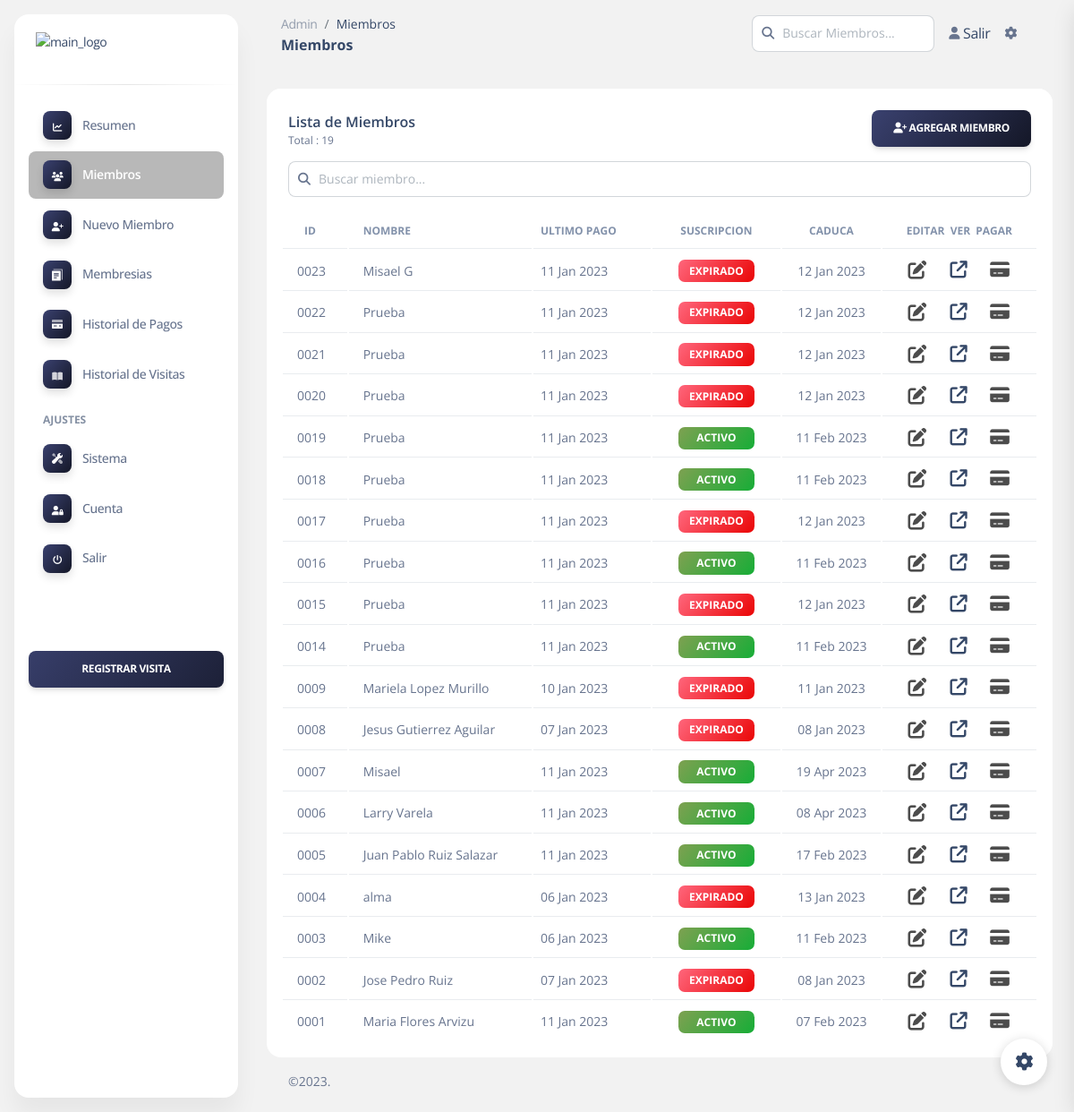
/dashboard/admin/members.php (signed in), run on an earlier commit of the app's database.
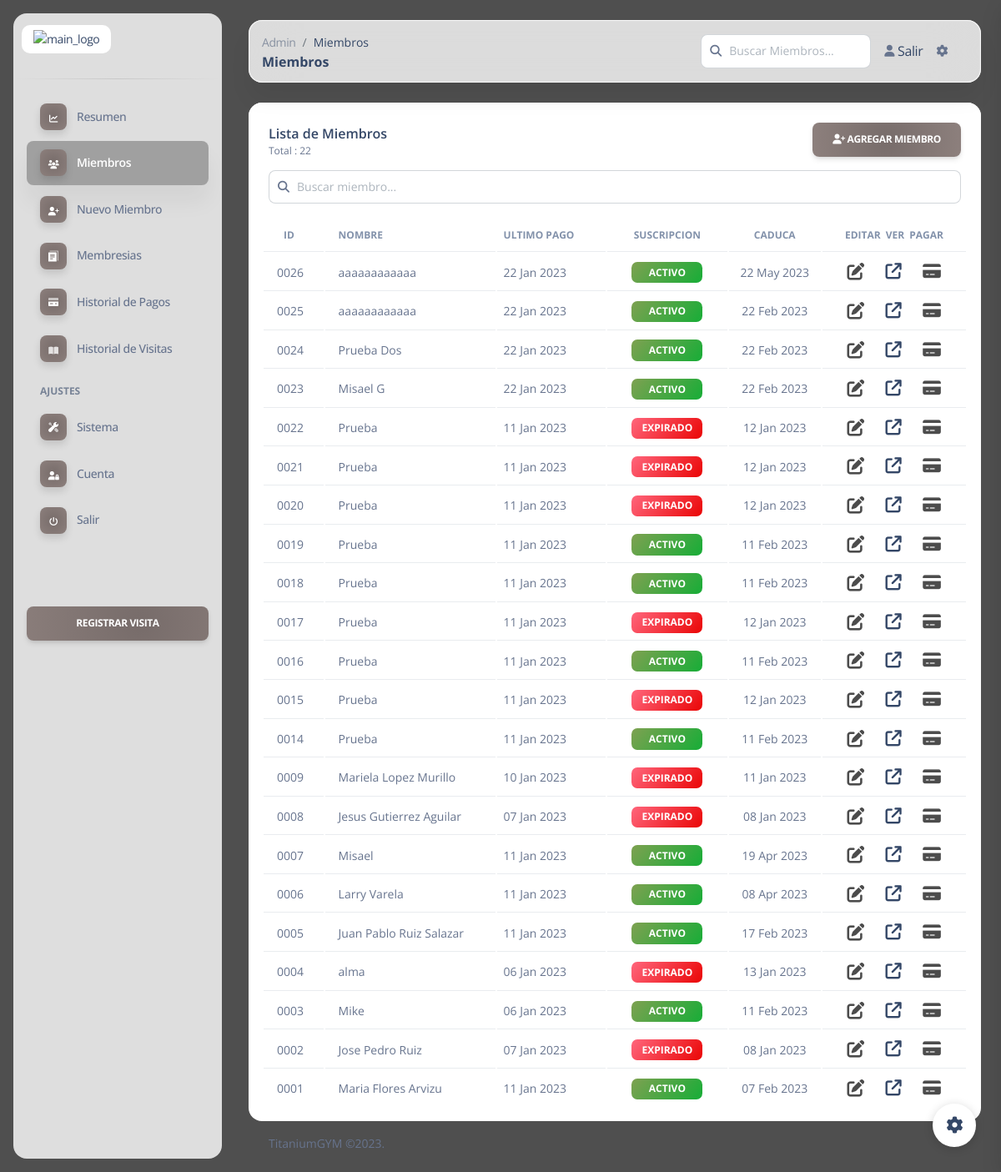
And on a later commit of the database.
### tables this page shows
CREATE TABLE `users` (
  `userid` int(4) UNSIGNED ZEROFILL NOT NULL,
  `username` varchar(40) NOT NULL,
  `gender` varchar(8) NOT NULL,
  `phone` varchar(15) NOT NULL,
  `dob` varchar(10) NOT NULL,
  `joining_date` varchar(10) NOT NULL
);

CREATE TABLE `enrolls_to` (
  `et_id` int(5) NOT NULL,
  `pid` varchar(8) NOT NULL,
  `paid_date` varchar(15) DEFAULT NULL,
  `expire` varchar(15) DEFAULT NULL,
  `startDate` varchar(15) NOT NULL,
  `uid` int(4) UNSIGNED ZEROFILL DEFAULT NULL,
  `amount` int(10) NOT NULL
);

### dashboard/admin/members.php (the view, shortened to what the changed rows need)
<?php
require '../../include/db_conn.php';
$backgroundColor =  $_SESSION['backgroundColor'];
?>
<!DOCTYPE html>
<html lang="es">
<head>
  <link rel="stylesheet" href="../assets/css/all-min.css"  />
  <link href="../assets/css/nucleo-icons.css" rel="stylesheet" />
  <link href="../assets/css/nucleo-svg.css" rel="stylesheet" />
  <link href="../assets/css/nucleo-svg.css" rel="stylesheet" />
  <link id="pagestyle" href="../assets/css/soft-ui-dashboard.css?v=1.0.6" rel="stylesheet" />
</head>
<body class="g-sidenav-show  bg-gray-100" style="<?php echo "background:$backgroundColor !important;"?>">
  <main class="main-content position-relative max-height-vh-100 h-100 border-radius-lg ">
    <div class="container-fluid py-4">
      <div class="">
        <div class="card" style="box-shadow: none;">
              <div class="card-header pb-0">
                <div class="d-flex justify-content-between">
                  <div class="">
                    <h6 class="p-0 m-0">Lista de Miembros</h6>
                    <p class="text-xs">
                    Total : <?php
                            $query = "select COUNT(*) from users";
                            $result = mysqli_query($con, $query);
                            if (mysqli_affected_rows($con) != 0) {
                              while ($row = mysqli_fetch_array($result, MYSQLI_ASSOC)) {
                                echo $row['COUNT(*)'];
                              }
                            }
                            ?>
                    </p>
                  </div>
                </div>
              </div>
              <div class="card-body p-3">
                <div class="row">
                  <div class="col-12">
                    <div class="table-responsive p-0">
                      <table class="table align-items-center mb-0">
                        <thead>
                          <tr>
                            <th class="text-uppercase text-secondary text-xs font-weight-bolder">ID</th>
                            <th class="text-uppercase text-secondary text-xs font-weight-bolder px-3">Nombre</th>
                            <th class="text-uppercase text-secondary text-xs font-weight-bolder ps-2">Ultimo Pago</th>
                            <th class="text-center text-uppercase text-secondary text-xs font-weight-bolder">Suscripcion</th>
                            <th class="text-center text-uppercase text-secondary text-xs font-weight-bolder">Caduca</th>
                            <th class="text-center  d-flex" style="justify-content: space-around;">
                              <p class="text-uppercase text-secondary text-xs font-weight-bolder my-auto">Editar</p>
                              <p class="text-uppercase text-secondary text-xs font-weight-bolder my-auto">Ver</p>
                              <p class="text-uppercase text-secondary text-xs font-weight-bolder my-auto">pagar</p>
                            </th>
                          </tr>
                        </thead>
                        <tbody id="membersTable">
                          <?php
                              $query  = "select * from users ORDER BY userid DESC";
                              $result = mysqli_query($con, $query);
                              if (mysqli_affected_rows($con) != 0) {
                                  while ($row = mysqli_fetch_array($result, MYSQLI_ASSOC)) {
                                      $emparray = array();
                                      $emparray[] = $row;
                                      $jsondata = json_encode($emparray);
                                      echo "<tr json-data='$jsondata'>";
                                      $uid   = $row['userid'];
                                      echo "<td>
                                      <div class='d-flex px-2'>
                                        <p class='mb-0 text-sm'>". $uid ." </p>
                                      </td>";
                                      echo "<td>
                                      <div class='d-flex px-2'>
                                        <p class='mb-0 text-sm'>". $row['username'] ." </p>
                                      </td>";
                                      $expireDate =  str_replace('-', '/', $row['dob']);
                                      $today = date('Y/m/d');
                                      $timestamp1 = strtotime($expireDate);
                                      $timestamp2 = strtotime($today);
                                      if (date('Ymd', $timestamp1) <= date('Ymd', $timestamp2)) {
                                          $statusString = "Expirado";
                                          $statusClass = "bg-gradient-danger";
                                      } else {
                                          $statusString = "Activo";
                                          $statusClass = "bg-gradient-success";
                                      }
                                      $query2  = "select * from enrolls_to where uid = $uid order by paid_date desc limit 1";
                                      $result2 = mysqli_query($con, $query2);
                                      $lastPayment = mysqli_fetch_array($result2);
                                      $_lastPaymentStr =  $lastPayment ? date("Y-m-d",strtotime($lastPayment['paid_date'])) : '';
                                      $lastPaymentStr= strftime('%d %b %Y', strtotime($_lastPaymentStr));
                                      $userExpire=  strftime('%d %b %Y',  strtotime($row['dob']));
                                      echo "<td><p class='text-sm  mb-0'> $lastPaymentStr</p></td>";
                                      echo "<td class='text-center'><span style='max-width:85px;' class='w-100 badge badge-sm ${statusClass}'>$statusString</span></td>";
                                      echo "<td class='text-center'><p class='text-sm  mb-0'>" . $userExpire . "</p></td>";
                                              echo "<td class='text-center d-flex' style='justify-content: space-evenly;'><form action='edit_member.php' method='post'>
                                                    <button type='submit' style='border: 0; background: none;transform: scale(1.3); filter: opacity(0.7);'>
                                                      <i class='fa-solid fa-pen-to-square'></i>
                                                    </button>
                                                    <input type='hidden' name='name' value='" . $uid . "'/>
                                                    </form>";
                                                    echo "
                                                    <button style='border: 0; background: none;  transform: scale(1.2);'>
                                                    <a href='view_member.php?id=$uid' style=''><i class='fa-solid fa-arrow-up-right-from-square'></i></a>
                                                    </button>
                                                  ";
                                          echo "<form action='make_payments.php' method='post'>
                                                    <button type='submit' style='border: 0; background: none; transform: scale(1.2); filter: opacity(0.7);'>
                                                    <i class='fa-sharp fa-solid fa-credit-card'></i>
                                                    </button>
                                                    <input type='hidden' name='userID' value='" . $uid . "'/>
                                                    <input type='hidden' name='planID' value='RMNOGS'>
                                                    </form></td>";
                                              echo "</tr>";
                                          }
                              }
                            ?>
                        </tbody>
                      </table>
                    </div>
                  </div>
                </div>
              </div>
        </div>
      </div>
      <?php include 'components/footer.php';?>
    </div>
  </main>
</body>
</html>

### dashboard/admin/components/footer.php (shortened to what the changed rows need)
<footer class="footer pt-3  ">
    <div class="container-fluid">
        <div class="row align-items-center justify-content-lg-between">
            <div class="col-lg-6 mb-lg-0 mb-4">
                <div class="copyright text-center text-sm text-muted text-lg-start">
                <?php echo $_SESSION['siteTitle']; ?> ©.
                </div>
            </div>
        </div>
    </div>
</footer>

What changed in the data, as far as the page shows it:
added users: userid "0026", username "aaaaaaaaaaaa", enrolls_to.paid_date "22 Jan 2023", dob "ACTIVO", dob "22 May 2023"
added users: userid "0025", username "aaaaaaaaaaaa", enrolls_to.paid_date "22 Jan 2023", dob "ACTIVO", dob "22 Feb 2023"
added users: userid "0024", username "Prueba Dos", enrolls_to.paid_date "22 Jan 2023", dob "ACTIVO", dob "22 Feb 2023"
changed users "Misael G": enrolls_to.paid_date "11 Jan 2023" → "22 Jan 2023"; dob "EXPIRADO" → "ACTIVO"; dob "12 Jan 2023" → "22 Feb 2023"
Also different on the page:
$_SESSION['siteTitle']: (not shown) → "TitaniumGYM"
new list line: "22"
list line gone: "19"
